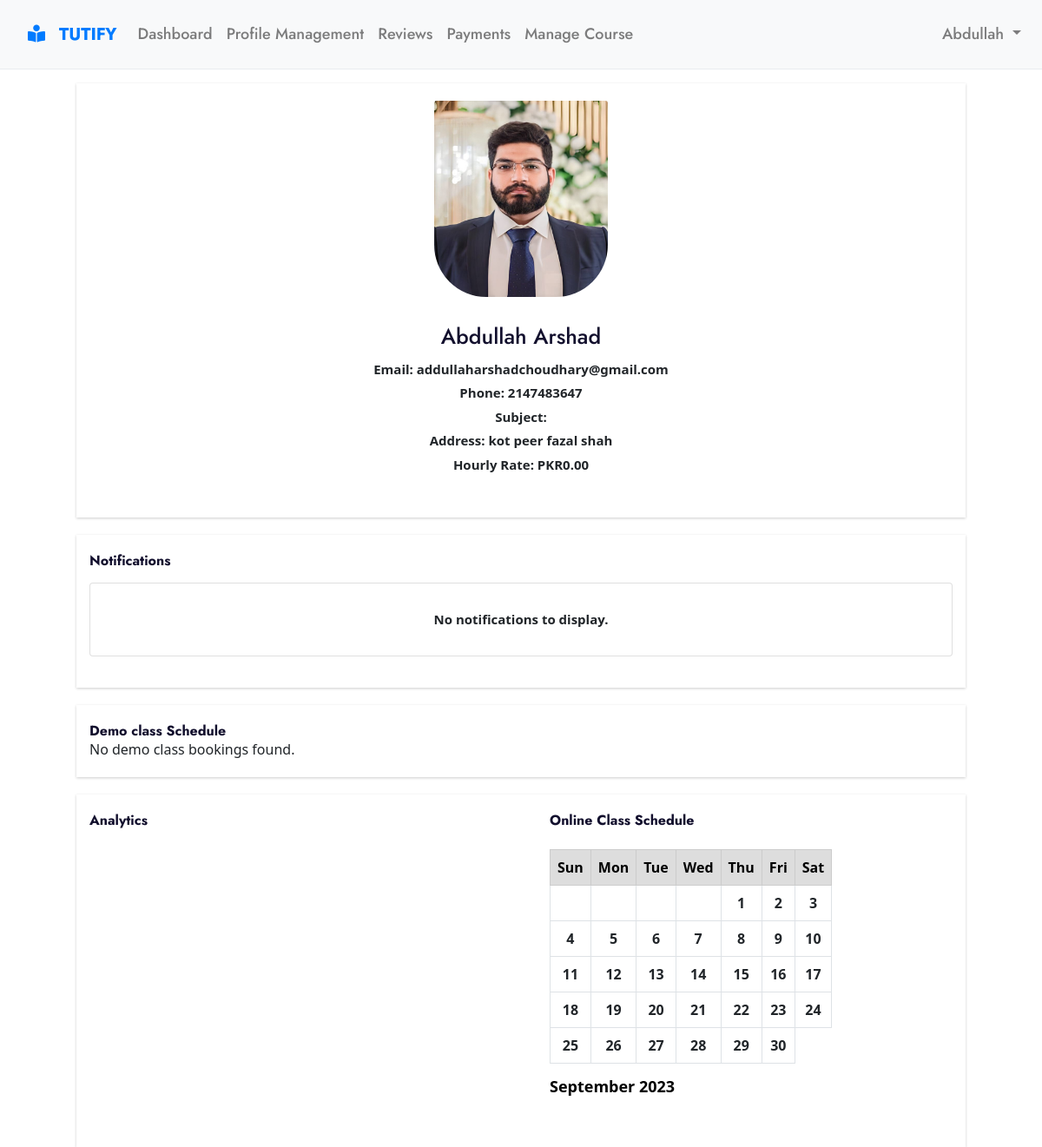
The page /tutor/tutor_dashboard.php (signed in) on the database its author committed.
### tables this page shows
CREATE TABLE `users` (
  `id` int(255) NOT NULL,
  `fname` varchar(255) NOT NULL,
  `lname` varchar(255) NOT NULL,
  `phone` int(255) NOT NULL,
  `email` varchar(255) NOT NULL,
  `user_type` varchar(255) NOT NULL,
  `password` varchar(255) NOT NULL,
  `verification_code` varchar(255) DEFAULT NULL,
  `create_date` datetime NOT NULL,
  `address` varchar(255) NOT NULL,
  `postal_code` varchar(255) NOT NULL,
  `area` varchar(255) NOT NULL,
  `country` varchar(255) NOT NULL,
  `state` varchar(255) NOT NULL,
  `ehistory` varchar(255) NOT NULL,
  `experience` varchar(255) NOT NULL,
  `degree` longblob NOT NULL,
  `picture` longblob NOT NULL,
  `hourly_rate` decimal(10,2) NOT NULL,
  `reset_token` varchar(255) DEFAULT NULL,
  `unique_id` varchar(255) NOT NULL,
  `Subject` varchar(255) NOT NULL
);

### tutor/tutor_dashboard.php (the view, shortened to what this page needs)
<?php
include('../dbcon.php');
$user_id = $_SESSION['id'];
$sql = "SELECT * FROM users WHERE id = '$user_id'";
$result = mysqli_query($con, $sql);
$demoClassSql = "SELECT full_name, email, date, time FROM bookings WHERE tutor_id = '$user_id' ORDER BY date ASC";
$demoClassResult = mysqli_query($con, $demoClassSql);
?>
<!DOCTYPE html>
<html lang="en">
<head>
</head>
<body>
  <?php include('./t_head.php'); ?>
  <?php include('./t_header.php'); ?>
  <div class="container my-3">
    <div class="row">
      <?php while ($row = mysqli_fetch_assoc($result)): ?>
        <div class="col-md-12">
            <img class="card-img-top" style="width:200px" src="../uploads/<?php echo $row['picture']; ?>" alt="Profile Picture ">
            <div class="card-body">
              <h5 class="card-title"><?php echo $row['fname'] . ' ' . $row['lname']; ?></h5>
              <p class="card-text">Email: <?php echo $row['email']; ?></p>
              <p class="card-text">Phone: <?php echo $row['phone']; ?></p>
              <p class="card-text">Subject: <?php echo $row['Subject']; ?></p>
              <p class="card-text">Address: <?php echo $row['address']; ?></p>
              <p class="card-text">Hourly Rate: PKR<?php echo $row['hourly_rate']; ?></p>
            </div>
        </div>
      <?php endwhile; ?>
    </div>
</div>
  <div class="container">
    <h2>Notifications</h2>
    <?php
    $user_name = $_SESSION['user_name'];
    $sql = "SELECT * FROM notifications WHERE user_name = '$user_name' AND is_read = 0 ORDER BY created_at DESC";
    $result = mysqli_query($con, $sql);
    ?>
    <div class="row">
      <div class="col-sm">
        <div class="card my-3">
          <div class="card-body">
            <?php if (mysqli_num_rows($result) == 0): ?>
              <p class="card-text">No notifications to display.</p>
            <?php endif; ?>
          </div>
        </div>
      </div>
    </div>
  </div>
<div class="container">
    <h2>Demo class Schedule</h2>
    <div class="row">
      <div class="col-sm">
        <?php
        if (mysqli_num_rows($demoClassResult) > 0) {
          echo "<table class='table'>
                  <thead>
                    <tr>
                      <th>Full Name</th>
                      <th>Email</th>
                      <th>Date</th>
                      <th>Time</th>
                    </tr>
                  </thead>
                  <tbody>";
          while ($demoClassRow = mysqli_fetch_assoc($demoClassResult)) {
            echo "<tr>
                    <td>" . $demoClassRow['full_name'] . "</td>
                    <td>" . $demoClassRow['email'] . "</td>
                    <td>" . $demoClassRow['date'] . "</td>
                    <td>" . $demoClassRow['time'] . "</td>
                  </tr>";
          }
          echo "</tbody>
                </table>";
        } else {
          echo "<p>No demo class bookings found.</p>";
        }
        ?>
      </div>
    </div>
  </div>
   <div class="container">
    <div class="row">
        <div class="col">
            <h2>Analytics</h2>
            <div id="analytics">
                <div id="piechart" style="width: 500px; height: 300px;"></div>
            </div>
        </div>
        <div class="col">
            <h2>Online Class Schedule</h2>
            <br>
            <div class="row">
                <div class="col-sm">
                    <?php include('calender.php'); ?>
                </div>
            </div>
        </div>
    </div>
</div>
</body>
</html>

### css/t_dash_style.css (style rules this page uses)
body { background-color: #f4f4f4; font-family: Arial, sans-serif; font-size: 16px; }
.container { background-color: #fff; padding: 20px; margin-top: 20px; align-items: center; box-shadow: 0px 1px 3px rgba(0, 0, 0, 0.2); animation: fadeIn 0.5s ease-in-out; }
.card-img-top { width: 200px; display: block; margin: 0 auto; border-radius: 60px; }
.card-title { font-size: 25px; font-weight: bold; text-align: center; margin-bottom: 10px; }
.card-text { font-size: 15px; margin-bottom: 5px; text-align: center; font-weight: bold; }
.card-body { margin: 10px; }

### css/nav_style.css (style rules this page uses)
body { background-color: #ffffff; font-family: Arial, sans-serif; }
.card-title { font-weight: bold; margin-bottom: 10px; }

### rows shown on the page
users: picture (picture), fname "Abdullah", lname "Arshad", email "addullaharshadchoudhary@gmail.com", phone "2147483647", address "kot peer fazal shah", hourly_rate "0.00"

### other values the page prints
$_SESSION["user_name"] "Abdullah"
$monthName "September"
$year "2023"
